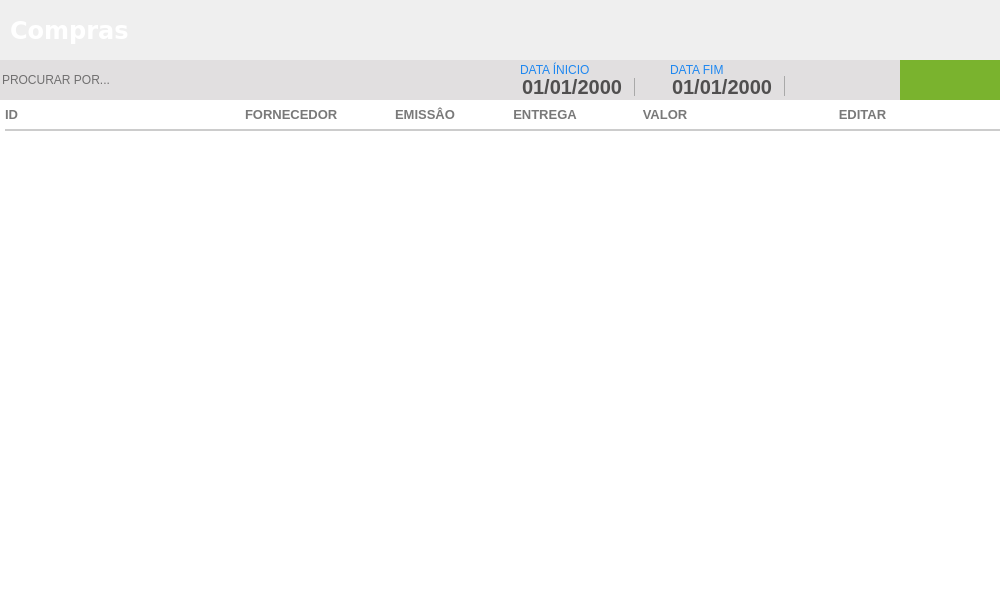
<?xml version="1.0" encoding="UTF-8"?>
<ui version="4.0">
 <class>ct_MainCompras</class>
 <widget class="QFrame" name="ct_MainCompras">
  <property name="geometry">
   <rect>
    <x>0</x>
    <y>0</y>
    <width>1000</width>
    <height>600</height>
   </rect>
  </property>
  <property name="windowTitle">
   <string>Frame</string>
  </property>
  <property name="styleSheet">
   <string notr="true">border:none</string>
  </property>
  <widget class="QFrame" name="frameMainCompras">
   <property name="geometry">
    <rect>
     <x>0</x>
     <y>0</y>
     <width>1000</width>
     <height>600</height>
    </rect>
   </property>
   <widget class="QFrame" name="fr_TopoMenuCompras">
    <property name="geometry">
     <rect>
      <x>0</x>
      <y>60</y>
      <width>1000</width>
      <height>40</height>
     </rect>
    </property>
    <property name="styleSheet">
     <string notr="true">background:#E1DFE0;
border: none;</string>
    </property>
    <widget class="QPushButton" name="bt_BuscaCompras">
     <property name="geometry">
      <rect>
       <x>820</x>
       <y>5</y>
       <width>30</width>
       <height>30</height>
      </rect>
     </property>
     <property name="font">
      <font>
       <family>Arial</family>
      </font>
     </property>
     <property name="cursor">
      <cursorShape>PointingHandCursor</cursorShape>
     </property>
     <property name="focusPolicy">
      <enum>Qt::NoFocus</enum>
     </property>
     <property name="contextMenuPolicy">
      <enum>Qt::NoContextMenu</enum>
     </property>
     <property name="toolTip">
      <string>BUSCAR</string>
     </property>
     <property name="text">
      <string/>
     </property>
    </widget>
    <widget class="QPushButton" name="bt_AddNovaCompra">
     <property name="geometry">
      <rect>
       <x>900</x>
       <y>0</y>
       <width>100</width>
       <height>40</height>
      </rect>
     </property>
     <property name="cursor">
      <cursorShape>PointingHandCursor</cursorShape>
     </property>
     <property name="focusPolicy">
      <enum>Qt::NoFocus</enum>
     </property>
     <property name="contextMenuPolicy">
      <enum>Qt::ActionsContextMenu</enum>
     </property>
     <property name="styleSheet">
      <string notr="true">QPushButton {
background-color: #7AB32E;
 }
QPushButton:hover{
background-color: #40a286
}</string>
     </property>
     <property name="text">
      <string/>
     </property>
    </widget>
    <widget class="QLineEdit" name="tx_BuscaCompras">
     <property name="geometry">
      <rect>
       <x>0</x>
       <y>5</y>
       <width>500</width>
       <height>30</height>
      </rect>
     </property>
     <property name="font">
      <font>
       <family>Arial</family>
      </font>
     </property>
     <property name="focusPolicy">
      <enum>Qt::ClickFocus</enum>
     </property>
     <property name="styleSheet">
      <string notr="true">QLineEdit {
color: #000
}
</string>
     </property>
     <property name="placeholderText">
      <string>PROCURAR POR...</string>
     </property>
    </widget>
    <widget class="QPushButton" name="bt_PrintRelatCompras">
     <property name="geometry">
      <rect>
       <x>860</x>
       <y>5</y>
       <width>30</width>
       <height>30</height>
      </rect>
     </property>
     <property name="font">
      <font>
       <family>Arial</family>
      </font>
     </property>
     <property name="cursor">
      <cursorShape>PointingHandCursor</cursorShape>
     </property>
     <property name="focusPolicy">
      <enum>Qt::NoFocus</enum>
     </property>
     <property name="contextMenuPolicy">
      <enum>Qt::NoContextMenu</enum>
     </property>
     <property name="toolTip">
      <string>IMPRIMIR</string>
     </property>
     <property name="text">
      <string/>
     </property>
    </widget>
    <widget class="QLabel" name="lb_FormVenda_22">
     <property name="geometry">
      <rect>
       <x>670</x>
       <y>2</y>
       <width>120</width>
       <height>16</height>
      </rect>
     </property>
     <property name="styleSheet">
      <string notr="true">QLabel{
font-size: 12px;
font-family: &quot;Arial Unicode MS&quot;;

color:#1E87F0;
border: none;
}</string>
     </property>
     <property name="text">
      <string>DATA FIM</string>
     </property>
    </widget>
    <widget class="QDateEdit" name="dt_InicioCompra">
     <property name="geometry">
      <rect>
       <x>520</x>
       <y>16</y>
       <width>140</width>
       <height>20</height>
      </rect>
     </property>
     <property name="styleSheet">
      <string notr="true">QDateEdit {
background: #E1DFE0;
border: none;
font-family: &quot;Arial&quot;;
font-size: 20px;
font-weight: bold;
color: rgb(80,79,79)
}
 QDateEdit::drop-down {
     subcontrol-origin: padding;
     subcontrol-position: top right;
     width: 25px;
     border-left-width: 1px;
     border-left-color: darkgray;
     border-left-style: solid; /* just a single line */
     border-top-right-radius: 3px; /* same radius as the QComboBox */
     border-bottom-right-radius: 3px;
 }
QDateEdit::down-arrow {
     image: url(Images/down.png);
 }</string>
     </property>
     <property name="displayFormat">
      <string>dd/MM/yyyy</string>
     </property>
     <property name="calendarPopup">
      <bool>true</bool>
     </property>
    </widget>
    <widget class="QLabel" name="lb_FormVenda_21">
     <property name="geometry">
      <rect>
       <x>520</x>
       <y>2</y>
       <width>120</width>
       <height>16</height>
      </rect>
     </property>
     <property name="styleSheet">
      <string notr="true">QLabel{
font-size: 12px;
font-family: &quot;Arial Unicode MS&quot;;

color:#1E87F0;
border: none;
}</string>
     </property>
     <property name="text">
      <string>DATA ÍNICIO</string>
     </property>
    </widget>
    <widget class="QDateEdit" name="dt_FimCompra">
     <property name="geometry">
      <rect>
       <x>670</x>
       <y>16</y>
       <width>140</width>
       <height>20</height>
      </rect>
     </property>
     <property name="styleSheet">
      <string notr="true">QDateEdit {
background: #E1DFE0;
border: none;
font-family: &quot;Arial&quot;;
font-size: 20px;
font-weight: bold;
color: rgb(80,79,79)
}
 QDateEdit::drop-down {
     subcontrol-origin: padding;
     subcontrol-position: top right;
     width: 25px;
     border-left-width: 1px;
     border-left-color: darkgray;
     border-left-style: solid; /* just a single line */
     border-top-right-radius: 3px; /* same radius as the QComboBox */
     border-bottom-right-radius: 3px;
 }
QDateEdit::down-arrow {
     image: url(Images/down.png);
 }</string>
     </property>
     <property name="displayFormat">
      <string>dd/MM/yyyy</string>
     </property>
     <property name="calendarPopup">
      <bool>true</bool>
     </property>
    </widget>
   </widget>
   <widget class="QFrame" name="ct_containerCompras">
    <property name="geometry">
     <rect>
      <x>0</x>
      <y>100</y>
      <width>1000</width>
      <height>500</height>
     </rect>
    </property>
    <property name="styleSheet">
     <string notr="true">border: none</string>
    </property>
    <widget class="QTableWidget" name="tb_Compras">
     <property name="geometry">
      <rect>
       <x>0</x>
       <y>0</y>
       <width>1000</width>
       <height>500</height>
      </rect>
     </property>
     <property name="cursor" stdset="0">
      <cursorShape>PointingHandCursor</cursorShape>
     </property>
     <property name="focusPolicy">
      <enum>Qt::WheelFocus</enum>
     </property>
     <property name="styleSheet">
      <string notr="true">QTableView{
color: #797979;
font-weight: bold;
font-size: 13px;
background: #FFF;
padding: 0 0 0 5px;
}
QHeaderView:section{
background: #FFF;
padding: 5px 0 ;
font-size: 13px;
font-family: &quot;Arial&quot;;
font-weight: bold;
color: #797979;
border: none;
border-bottom: 2px solid #CCC;
}
QTableView::item {
border-bottom: 2px solid #CCC;
padding: 2px;
}

</string>
     </property>
     <property name="frameShape">
      <enum>QFrame::NoFrame</enum>
     </property>
     <property name="frameShadow">
      <enum>QFrame::Plain</enum>
     </property>
     <property name="autoScrollMargin">
      <number>20</number>
     </property>
     <property name="editTriggers">
      <set>QAbstractItemView::NoEditTriggers</set>
     </property>
     <property name="tabKeyNavigation">
      <bool>false</bool>
     </property>
     <property name="showDropIndicator" stdset="0">
      <bool>false</bool>
     </property>
     <property name="dragDropOverwriteMode">
      <bool>false</bool>
     </property>
     <property name="selectionMode">
      <enum>QAbstractItemView::NoSelection</enum>
     </property>
     <property name="selectionBehavior">
      <enum>QAbstractItemView::SelectRows</enum>
     </property>
     <property name="textElideMode">
      <enum>Qt::ElideMiddle</enum>
     </property>
     <property name="showGrid">
      <bool>false</bool>
     </property>
     <property name="cornerButtonEnabled">
      <bool>false</bool>
     </property>
     <property name="rowCount">
      <number>0</number>
     </property>
     <attribute name="horizontalHeaderDefaultSectionSize">
      <number>120</number>
     </attribute>
     <attribute name="horizontalHeaderStretchLastSection">
      <bool>true</bool>
     </attribute>
     <attribute name="verticalHeaderVisible">
      <bool>false</bool>
     </attribute>
     <attribute name="verticalHeaderCascadingSectionResizes">
      <bool>true</bool>
     </attribute>
     <attribute name="verticalHeaderDefaultSectionSize">
      <number>50</number>
     </attribute>
     <column>
      <property name="text">
       <string>ID</string>
      </property>
      <property name="font">
       <font>
        <family>Segoe UI</family>
        <pointsize>10</pointsize>
        <weight>75</weight>
        <bold>true</bold>
       </font>
      </property>
      <property name="textAlignment">
       <set>AlignLeading|AlignVCenter</set>
      </property>
      <property name="background">
       <color alpha="0">
        <red>0</red>
        <green>0</green>
        <blue>0</blue>
       </color>
      </property>
      <property name="foreground">
       <brush brushstyle="SolidPattern">
        <color alpha="255">
         <red>80</red>
         <green>79</green>
         <blue>79</blue>
        </color>
       </brush>
      </property>
     </column>
     <column>
      <property name="text">
       <string/>
      </property>
     </column>
     <column>
      <property name="text">
       <string>FORNECEDOR</string>
      </property>
      <property name="font">
       <font>
        <family>Segoe UI</family>
        <pointsize>10</pointsize>
        <weight>75</weight>
        <bold>true</bold>
       </font>
      </property>
      <property name="textAlignment">
       <set>AlignLeading|AlignVCenter</set>
      </property>
      <property name="foreground">
       <brush brushstyle="SolidPattern">
        <color alpha="255">
         <red>80</red>
         <green>79</green>
         <blue>79</blue>
        </color>
       </brush>
      </property>
     </column>
     <column>
      <property name="text">
       <string>EMISSÂO</string>
      </property>
      <property name="font">
       <font>
        <family>Segoe UI</family>
        <pointsize>10</pointsize>
        <weight>75</weight>
        <bold>true</bold>
       </font>
      </property>
      <property name="textAlignment">
       <set>AlignCenter</set>
      </property>
      <property name="foreground">
       <brush brushstyle="SolidPattern">
        <color alpha="255">
         <red>80</red>
         <green>79</green>
         <blue>79</blue>
        </color>
       </brush>
      </property>
     </column>
     <column>
      <property name="text">
       <string>ENTREGA</string>
      </property>
      <property name="font">
       <font>
        <family>Segoe UI</family>
        <pointsize>10</pointsize>
        <weight>75</weight>
        <bold>true</bold>
       </font>
      </property>
      <property name="textAlignment">
       <set>AlignCenter</set>
      </property>
      <property name="foreground">
       <brush brushstyle="SolidPattern">
        <color alpha="255">
         <red>80</red>
         <green>79</green>
         <blue>79</blue>
        </color>
       </brush>
      </property>
     </column>
     <column>
      <property name="text">
       <string>VALOR</string>
      </property>
      <property name="font">
       <font>
        <family>Segoe UI</family>
        <pointsize>10</pointsize>
        <weight>75</weight>
        <bold>true</bold>
       </font>
      </property>
      <property name="textAlignment">
       <set>AlignCenter</set>
      </property>
      <property name="foreground">
       <brush brushstyle="SolidPattern">
        <color alpha="255">
         <red>80</red>
         <green>79</green>
         <blue>79</blue>
        </color>
       </brush>
      </property>
     </column>
     <column>
      <property name="text">
       <string>EDITAR</string>
      </property>
      <property name="font">
       <font>
        <family>Segoe UI</family>
        <pointsize>10</pointsize>
        <weight>75</weight>
        <bold>true</bold>
       </font>
      </property>
      <property name="textAlignment">
       <set>AlignCenter</set>
      </property>
     </column>
    </widget>
   </widget>
   <widget class="QFrame" name="fr_TituloCompras">
    <property name="geometry">
     <rect>
      <x>0</x>
      <y>0</y>
      <width>1000</width>
      <height>60</height>
     </rect>
    </property>
    <property name="styleSheet">
     <string notr="true">border: none</string>
    </property>
    <widget class="QLabel" name="lb_tituloCompras">
     <property name="geometry">
      <rect>
       <x>10</x>
       <y>15</y>
       <width>200</width>
       <height>30</height>
      </rect>
     </property>
     <property name="font">
      <font>
       <family>DejaVu Sans</family>
       <pointsize>18</pointsize>
       <weight>75</weight>
       <bold>true</bold>
      </font>
     </property>
     <property name="styleSheet">
      <string notr="true">color: #FFF</string>
     </property>
     <property name="text">
      <string>Compras</string>
     </property>
    </widget>
   </widget>
   <zorder>ct_containerCompras</zorder>
   <zorder>fr_TopoMenuCompras</zorder>
   <zorder>fr_TituloCompras</zorder>
  </widget>
 </widget>
 <resources/>
 <connections/>
</ui>
